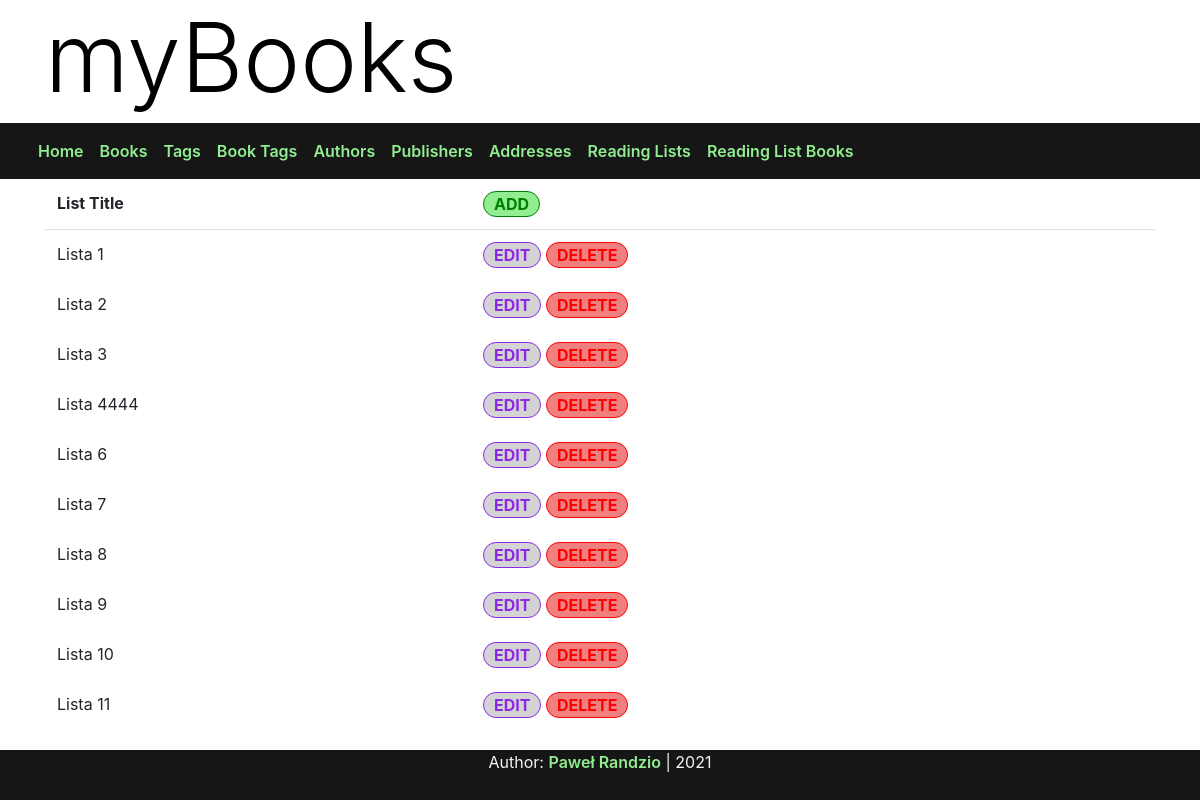
Screenshot of /readinglists/list with the database file from the repository.
### viewer/models.py (models this page shows)
class ReadingList(models.Model):
    title = models.CharField(max_length=255)
    def __str__(self):
        return str(self.title)

### viewer/views.py (the view)
# urls.py: path('readinglists/list', readinglist_list, name="readinglist_list"),
def readinglist_list(request):
    content = {"readinglists": ReadingList.objects.all()}
    return render(request, 'readinglistList.html', content)

### templates/readinglistList.html (shortened to what this page needs)
{% extends 'base.html' %}
{% load static %}
{% block styles %}
<link rel="stylesheet" type="text/css" href="{% static '/styles/lists.css' %}">
{% endblock %}
{% block content %}
<div class="contains-table">
    <table class="table table-borderless">
        <thead class="border-bottom font-weight-bold">
            <tr>
                <td>List Title</td>
                <td>
                    <a href="{% url 'add_readinglist' %}" class="add-button">
                        ADD
                    </a>
                </td>
            </tr>
        </thead>
        <tbody>
            {% for list in readinglists %}
                <tr>
                    <td>{{list}}</td>
                    <td>
                        <a href="{% url 'edit_readinglist' list.id %}" class="edit-button">
                            EDIT
                        </a>
                        <form action="{% url 'delete_readinglist' list.id %}" method="post" class="d-inline">
                            <button type="submit" class="delete-button">
                                DELETE
                            </button>
                        </form>
                    </td>
                </tr>
            {% endfor %}
        </tbody>
    </table>
</div>
{% endblock %}

### static/styles/lists.css (style rules this page uses)
.add-button { display: inline-flex; padding: 0 10px 0 10px; justify-content: center; color: green; background-color: lightgreen; border: 1px solid green; border-radius: 50px; }
.edit-button { display: inline-flex; padding: 0 10px 0 10px; justify-content: center; color: blueviolet; background-color: lightgrey; border: 1px solid blueviolet; border-radius: 50px; font-weight: bold; }
.delete-button { display: inline-flex; padding: 0 10px 0 10px; justify-content: center; color: red; background-color: lightcoral; border: 1px solid red; border-radius: 50px; font-weight: bold; }

### rows the page displays
ReadingList: title "Lista 1"
ReadingList: title "Lista 2"
ReadingList: title "Lista 3"
ReadingList: title "Lista 4444"
ReadingList: title "Lista 6"
ReadingList: title "Lista 7"
ReadingList: title "Lista 8"
ReadingList: title "Lista 9"
ReadingList: title "Lista 10"
ReadingList: title "Lista 11"
